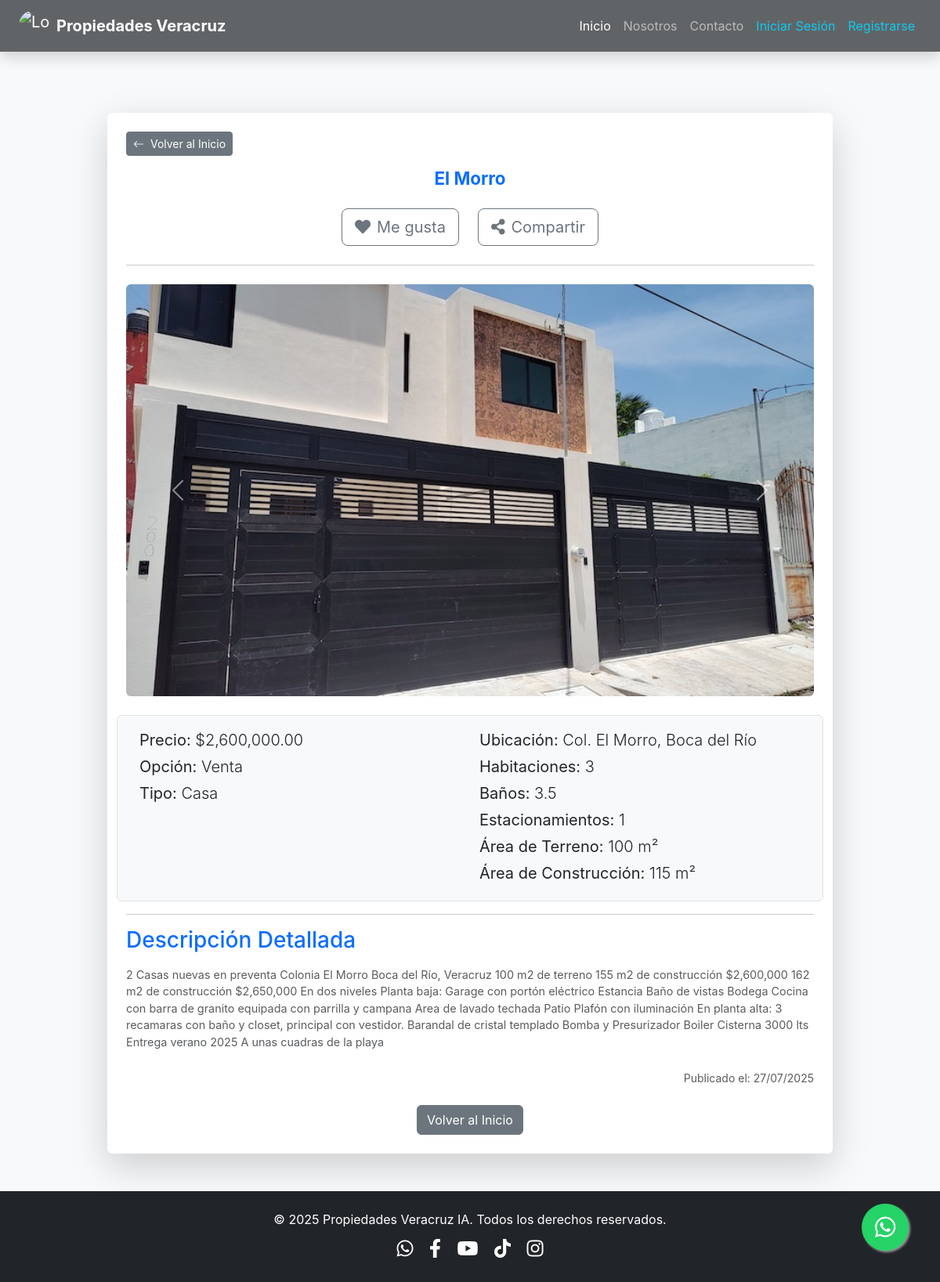
/property/11, run on the app's committed database.
### models.py (models this page shows, shortened)
class Property(db.Model):
    __tablename__ = 'property' # Añadido nombre de tabla explícito para consistencia
    id = db.Column(db.Integer, primary_key=True)
    titulo = db.Column(db.String(100), nullable=False)
    descripcion = db.Column(db.Text, nullable=False)
    precio = db.Column(db.Float, nullable=False)
    ubicacion = db.Column(db.String(200), nullable=False)
    municipio = db.Column(db.String(100), nullable=False)
    property_options = db.Column(db.String(100), nullable=False)
    tipo_propiedad = db.Column(db.String(50), nullable=False) # Ej: Casa, Departamento, Terreno
    num_habitaciones = db.Column(db.Integer, nullable=True)
    num_banos = db.Column(db.Integer, nullable=True)
    num_medios_banos = db.Column(db.Integer, default=0)
    num_estacionamientos = db.Column(db.Integer, default=0)
    area_construccion_metros_cuadrados = db.Column(db.Float, nullable=True)
    area_terreno_metros_cuadrados = db.Column(db.Float, nullable=True)
    antiguedad = db.Column(db.Integer, nullable=True) # En años
    cuota_mantenimiento = db.Column(db.Float, default=0.0)
    fecha_publicacion = db.Column(db.DateTime, default=datetime.utcnow)
    images = db.relationship('PropertyImage', backref='property', lazy=True, cascade="all, delete-orphan")
    agente_id = db.Column(db.Integer, db.ForeignKey('user.id'), nullable=False)
    agente = db.relationship('User', backref='managed_properties') # Relación inversa para acceder a las propiedades de un usuario

class PropertyImage(db.Model):
    __tablename__ = 'property_image' # Añadido nombre de tabla explícito
    id = db.Column(db.Integer, primary_key=True)
    filename = db.Column(db.String(100), nullable=False)
    path = db.Column(db.String(200), nullable=True) # Ruta relativa del archivo (ej. 'uploads/1/foto.jpg')
    property_id = db.Column(db.Integer, db.ForeignKey('property.id'), nullable=False)
    is_main = db.Column(db.Boolean, default=False) # Para identificar la imagen principal

### app.py (the view)
@main.route("/property/<int:property_id>")
def property_detail(property_id):
    property_data = db.session.get(Property, property_id) # Usar db.session.get() para la propiedad
    if not property_data:
        flash('La propiedad solicitada no existe.', 'danger')
        return redirect(url_for('main.home'))
    if property_data.images:
        sorted_images = sorted(property_data.images, key=lambda img: (not img.is_main, img.id))
        property_data.images = sorted_images # Asigna la lista ordenada de vuelta al atributo images
    return render_template('property_detail.html', title=property_data.titulo, property=property_data)

### templates/property_detail.html (shortened to what this page needs)
{% extends "base.html" %}
{% block content %}
<div class="container my-5 pt-5">
    <div class="row justify-content-center">
        <div class="col-lg-10 col-md-12">
            <div class="card shadow-lg border-0 rounded-lg">
                <div class="card-body p-4">
                    <div class="text-start mb-3">
                        <a href="{{ url_for('main.home') }}" class="btn btn-secondary btn-sm">
                            <i class="bi bi-arrow-left me-1"></i> Volver al Inicio
                        </a>
                    </div>
                    <h1 class="card-title text-center text-primary mb-4 display-4 fw-bold">{{ property.titulo }}</h1>
                    <div class="d-flex justify-content-center gap-4 mb-4">
                        <button type="button" class="btn btn-outline-secondary btn-lg d-flex align-items-center gap-2">
                            <i class="fas fa-heart"></i> Me gusta
                        </button>
                        <button type="button" class="btn btn-outline-secondary btn-lg d-flex align-items-center gap-2">
                            <i class="fas fa-share-alt"></i> Compartir
                        </button>
                    </div>
                    <hr class="mb-4">
                    {% if property.images %}
                    <div id="propertyCarousel" class="carousel slide mb-4" data-bs-ride="carousel">
                        <div class="carousel-inner rounded">
                            {% for image in property.images %}
                            <div class="carousel-item {% if loop.first %}active{% endif %}">
                                {% if image.path %}
                                    <img src="{{ url_for('static', filename=image.path) }}" class="d-block w-100 property-carousel-img" alt="Imagen de propiedad">
                                {% else %}
                                    <img src="{{ url_for('static', filename='img/banners/placeholder.png') }}" class="d-block w-100 property-carousel-img" alt="Imagen no disponible">
                                {% endif %}
                            </div>
                            {% endfor %}
                        </div>
                        {% if property.images|length > 1 %}
                        <button class="carousel-control-prev" type="button" data-bs-target="#propertyCarousel" data-bs-slide="prev">
                            <span class="carousel-control-prev-icon" aria-hidden="true"></span>
                        </button>
                        <button class="carousel-control-next" type="button" data-bs-target="#propertyCarousel" data-bs-slide="next">
                            <span class="carousel-control-next-icon" aria-hidden="true"></span>
                        </button>
                        {% endif %}
                    </div>
                    {% else %}
                    <div class="text-center mb-4">
                        <img src="{{ url_for('static', filename='img/banners/placeholders/no_image.png') }}" class="img-fluid rounded shadow-sm" alt="No hay imagen disponible">
                        <p class="text-muted mt-2">No hay imágenes disponibles para esta propiedad.</p>
                    </div>
                    {% endif %}
                    <div class="row mb-3 p-3 border rounded bg-light">
                        <div class="col-md-6">
                            <p class="lead mb-1"><strong>Precio:</strong> ${{ "{:,.2f}".format(property.precio) }}</p>
                            <p class="lead mb-1"><strong>Opción:</strong> {{ property.property_options }}</p>
                            <p class="lead mb-1"><strong>Tipo:</strong> {{ property.tipo_propiedad }}</p>
                        </div>
                        <div class="col-md-6">
                            <p class="lead mb-1"><strong>Ubicación:</strong> {{ property.ubicacion }}, {{ property.municipio }}</p>
                            {% if property.num_habitaciones %}
                                <p class="lead mb-1"><strong>Habitaciones:</strong> {{ property.num_habitaciones }}</p>
                            {% endif %}
                            {% if property.num_banos %}
                                <p class="lead mb-1"><strong>Baños:</strong> {{ property.num_banos }}{% if property.num_medios_banos %}.5{% endif %}</p>
                            {% endif %}
                            {% if property.num_estacionamientos %}
                                <p class="lead mb-1"><strong>Estacionamientos:</strong> {{ property.num_estacionamientos }}</p>
                            {% endif %}
                            {% if property.area_terreno_metros_cuadrados %}
                                <p class="lead mb-1"><strong>Área de Terreno:</strong> {{ "{:,.0f}".format(property.area_terreno_metros_cuadrados) }} m²</p>
                            {% endif %}
                            {% if property.area_construccion_metros_cuadrados %}
                                <p class="lead mb-1"><strong>Área de Construcción:</strong> {{ "{:,.0f}".format(property.area_construccion_metros_cuadrados) }} m²</p>
                            {% endif %}
                        </div>
                    </div>
                    <hr>
                    <h3 class="text-primary mb-3">Descripción Detallada</h3>
                    <p class="card-text text-muted">{{ property.descripcion }}</p>
                    <p class="text-end text-muted small mt-4">Publicado el: {{ property.fecha_publicacion.strftime('%d/%m/%Y') }}</p>
                    <div class="text-center mt-4">
                        <a href="{{ url_for('main.home') }}" class="btn btn-secondary">Volver al Inicio</a>
                    </div>
                </div>
            </div>
        </div>
    </div>
</div>
{% endblock content %}

### static/style.css (style rules this page uses)
html, body { height: 100%; margin: 0; font-family: 'Inter', sans-serif; background-color: #f8f9fa; color: #343a40; }
.card-title { font-size: 1.4rem; margin-bottom: 0.5rem; }
.card-text.text-muted { font-size: 0.9rem; }

### data on the page
Property: titulo "El Morro", precio "2,600,000.00", property_options "Venta", tipo_propiedad "Casa", ubicacion "Col. El Morro", municipio "Boca del Río", num_habitaciones "3", num_banos "3", num_estacionamientos "1", area_terreno_metros_cuadrados "100", area_construccion_metros_cuadrados "115", descripcion "2 Casas nuevas en preventa Colonia El Morro Boca del Río, Veracruz 100 m2 de terreno 155 m2 de construcción $2,600,000 162 m2 de construcción $2,650,000 En dos niveles Planta baja: Garage con portón eléctrico Estancia Baño de vistas Bodega Cocina con barra de granito equipada con parrilla y campana Area de lavado techada Patio Plafón con iluminación En planta alta: 3 recamaras con baño y closet, principal con vestidor. Barandal de cristal templado Bomba y Presurizador Boiler Cisterna 3000 lts Entrega verano 2025 A unas cuadras de la playa", fecha_publicacion "27/07/2025"
PropertyImage: path (picture)
